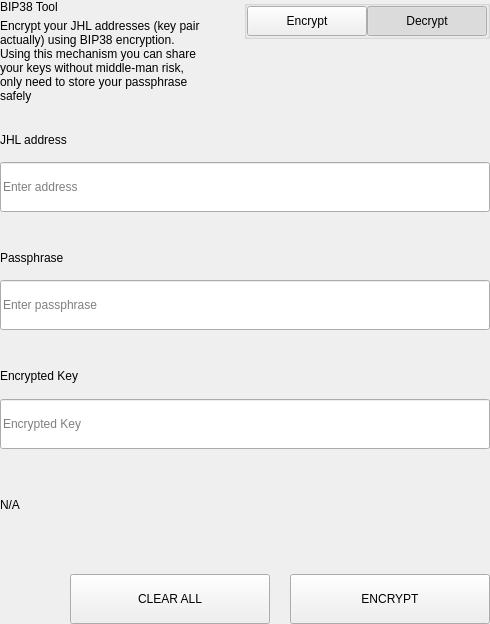
<?xml version="1.0" encoding="UTF-8"?>
<ui version="4.0">
 <class>SettingsBitToolWidget</class>
 <widget class="QWidget" name="SettingsBitToolWidget">
  <property name="geometry">
   <rect>
    <x>0</x>
    <y>0</y>
    <width>490</width>
    <height>624</height>
   </rect>
  </property>
  <property name="windowTitle">
   <string>Form</string>
  </property>
  <layout class="QVBoxLayout" name="verticalLayout">
   <property name="spacing">
    <number>0</number>
   </property>
   <property name="leftMargin">
    <number>0</number>
   </property>
   <property name="topMargin">
    <number>0</number>
   </property>
   <property name="rightMargin">
    <number>0</number>
   </property>
   <property name="bottomMargin">
    <number>0</number>
   </property>
   <item>
    <widget class="QWidget" name="left" native="true">
     <layout class="QVBoxLayout" name="verticalLayout_3">
      <property name="leftMargin">
       <number>0</number>
      </property>
      <property name="topMargin">
       <number>0</number>
      </property>
      <property name="rightMargin">
       <number>0</number>
      </property>
      <property name="bottomMargin">
       <number>0</number>
      </property>
      <item>
       <layout class="QVBoxLayout" name="verticalLayout_2">
        <property name="spacing">
         <number>0</number>
        </property>
        <item>
         <layout class="QHBoxLayout" name="horizontalLayout_3" stretch="3,1">
          <property name="spacing">
           <number>40</number>
          </property>
          <item>
           <layout class="QVBoxLayout" name="verticalLayoutTitle">
            <property name="spacing">
             <number>5</number>
            </property>
            <item>
             <widget class="QLabel" name="labelTitle">
              <property name="text">
               <string>BIP38 Tool</string>
              </property>
             </widget>
            </item>
            <item>
             <widget class="QLabel" name="labelSubtitle1">
              <property name="text">
               <string>Encrypt your JHL addresses (key pair actually) using BIP38 encryption.
Using this mechanism you can share your keys without middle-man risk, only need to store your passphrase safely</string>
              </property>
              <property name="wordWrap">
               <bool>true</bool>
              </property>
             </widget>
            </item>
           </layout>
          </item>
          <item alignment="Qt::AlignTop">
           <widget class="QGroupBox" name="groupBox">
            <property name="title">
             <string/>
            </property>
            <property name="alignment">
             <set>Qt::AlignLeading|Qt::AlignLeft|Qt::AlignTop</set>
            </property>
            <layout class="QHBoxLayout" name="horizontalLayout_4">
             <property name="spacing">
              <number>0</number>
             </property>
             <property name="leftMargin">
              <number>0</number>
             </property>
             <property name="topMargin">
              <number>0</number>
             </property>
             <property name="rightMargin">
              <number>0</number>
             </property>
             <property name="bottomMargin">
              <number>0</number>
             </property>
             <item>
              <spacer name="horizontalSpacer">
               <property name="orientation">
                <enum>Qt::Horizontal</enum>
               </property>
               <property name="sizeHint" stdset="0">
                <size>
                 <width>40</width>
                 <height>20</height>
                </size>
               </property>
              </spacer>
             </item>
             <item>
              <widget class="QPushButton" name="pushLeft">
               <property name="minimumSize">
                <size>
                 <width>120</width>
                 <height>30</height>
                </size>
               </property>
               <property name="maximumSize">
                <size>
                 <width>120</width>
                 <height>30</height>
                </size>
               </property>
               <property name="focusPolicy">
                <enum>Qt::NoFocus</enum>
               </property>
               <property name="text">
                <string>Encrypt</string>
               </property>
               <property name="checkable">
                <bool>true</bool>
               </property>
               <property name="autoExclusive">
                <bool>true</bool>
               </property>
              </widget>
             </item>
             <item>
              <widget class="QPushButton" name="pushRight">
               <property name="minimumSize">
                <size>
                 <width>120</width>
                 <height>30</height>
                </size>
               </property>
               <property name="maximumSize">
                <size>
                 <width>120</width>
                 <height>30</height>
                </size>
               </property>
               <property name="focusPolicy">
                <enum>Qt::NoFocus</enum>
               </property>
               <property name="text">
                <string>Decrypt</string>
               </property>
               <property name="checkable">
                <bool>true</bool>
               </property>
               <property name="checked">
                <bool>true</bool>
               </property>
               <property name="autoExclusive">
                <bool>true</bool>
               </property>
              </widget>
             </item>
            </layout>
           </widget>
          </item>
         </layout>
        </item>
        <item>
         <widget class="QStackedWidget" name="stackedWidget">
          <property name="currentIndex">
           <number>1</number>
          </property>
          <widget class="QWidget" name="pageDecrypt">
           <layout class="QVBoxLayout" name="verticalLayout_5">
            <property name="spacing">
             <number>0</number>
            </property>
            <property name="leftMargin">
             <number>0</number>
            </property>
            <property name="topMargin">
             <number>0</number>
            </property>
            <property name="rightMargin">
             <number>0</number>
            </property>
            <property name="bottomMargin">
             <number>0</number>
            </property>
            <item>
             <widget class="QWidget" name="widget" native="true">
              <property name="minimumSize">
               <size>
                <width>0</width>
                <height>100</height>
               </size>
              </property>
              <layout class="QVBoxLayout" name="verticalLayout_4">
               <property name="spacing">
                <number>0</number>
               </property>
               <property name="leftMargin">
                <number>0</number>
               </property>
               <property name="topMargin">
                <number>0</number>
               </property>
               <property name="rightMargin">
                <number>0</number>
               </property>
               <property name="bottomMargin">
                <number>0</number>
               </property>
               <item>
                <spacer name="verticalSpacer_2">
                 <property name="orientation">
                  <enum>Qt::Vertical</enum>
                 </property>
                 <property name="sizeType">
                  <enum>QSizePolicy::Fixed</enum>
                 </property>
                 <property name="sizeHint" stdset="0">
                  <size>
                   <width>20</width>
                   <height>20</height>
                  </size>
                 </property>
                </spacer>
               </item>
               <item>
                <layout class="QHBoxLayout" name="horizontalLayout_6" stretch="2">
                 <property name="spacing">
                  <number>0</number>
                 </property>
                 <item>
                  <layout class="QVBoxLayout" name="verticalLayout_7">
                   <property name="spacing">
                    <number>9</number>
                   </property>
                   <item>
                    <widget class="QLabel" name="labelSubtitleKey">
                     <property name="minimumSize">
                      <size>
                       <width>0</width>
                       <height>20</height>
                      </size>
                     </property>
                     <property name="maximumSize">
                      <size>
                       <width>16777215</width>
                       <height>20</height>
                      </size>
                     </property>
                     <property name="text">
                      <string>Encrypted key</string>
                     </property>
                    </widget>
                   </item>
                   <item>
                    <widget class="QLineEdit" name="lineEditKey">
                     <property name="minimumSize">
                      <size>
                       <width>0</width>
                       <height>50</height>
                      </size>
                     </property>
                     <property name="maximumSize">
                      <size>
                       <width>16777215</width>
                       <height>50</height>
                      </size>
                     </property>
                     <property name="placeholderText">
                      <string>Enter a encrypted key</string>
                     </property>
                    </widget>
                   </item>
                  </layout>
                 </item>
                </layout>
               </item>
               <item>
                <spacer name="verticalSpacer_3">
                 <property name="orientation">
                  <enum>Qt::Vertical</enum>
                 </property>
                 <property name="sizeType">
                  <enum>QSizePolicy::Fixed</enum>
                 </property>
                 <property name="sizeHint" stdset="0">
                  <size>
                   <width>20</width>
                   <height>20</height>
                  </size>
                 </property>
                </spacer>
               </item>
               <item>
                <layout class="QVBoxLayout" name="verticalLayout_9">
                 <property name="spacing">
                  <number>9</number>
                 </property>
                 <item>
                  <widget class="QLabel" name="labelSubtitlePassphrase">
                   <property name="maximumSize">
                    <size>
                     <width>16777215</width>
                     <height>20</height>
                    </size>
                   </property>
                   <property name="text">
                    <string>Passphrase</string>
                   </property>
                  </widget>
                 </item>
                 <item>
                  <widget class="QLineEdit" name="lineEditPassphrase">
                   <property name="minimumSize">
                    <size>
                     <width>0</width>
                     <height>50</height>
                    </size>
                   </property>
                   <property name="maximumSize">
                    <size>
                     <width>16777215</width>
                     <height>50</height>
                    </size>
                   </property>
                   <property name="placeholderText">
                    <string>Enter a passphrase</string>
                   </property>
                  </widget>
                 </item>
                </layout>
               </item>
               <item>
                <spacer name="verticalSpacer_4">
                 <property name="orientation">
                  <enum>Qt::Vertical</enum>
                 </property>
                 <property name="sizeType">
                  <enum>QSizePolicy::Fixed</enum>
                 </property>
                 <property name="sizeHint" stdset="0">
                  <size>
                   <width>20</width>
                   <height>20</height>
                  </size>
                 </property>
                </spacer>
               </item>
               <item>
                <widget class="QWidget" name="widget_3" native="true">
                 <property name="sizePolicy">
                  <sizepolicy hsizetype="Preferred" vsizetype="Fixed">
                   <horstretch>0</horstretch>
                   <verstretch>0</verstretch>
                  </sizepolicy>
                 </property>
                 <layout class="QVBoxLayout" name="verticalLayout_10">
                  <property name="spacing">
                   <number>9</number>
                  </property>
                  <property name="leftMargin">
                   <number>0</number>
                  </property>
                  <property name="topMargin">
                   <number>0</number>
                  </property>
                  <property name="rightMargin">
                   <number>0</number>
                  </property>
                  <property name="bottomMargin">
                   <number>0</number>
                  </property>
                  <item>
                   <widget class="QLabel" name="labelSubtitleDecryptResult">
                    <property name="minimumSize">
                     <size>
                      <width>0</width>
                      <height>20</height>
                     </size>
                    </property>
                    <property name="maximumSize">
                     <size>
                      <width>16777215</width>
                      <height>20</height>
                     </size>
                    </property>
                    <property name="text">
                     <string>Decrypted address result</string>
                    </property>
                   </widget>
                  </item>
                  <item>
                   <widget class="QWidget" name="widget_4" native="true">
                    <layout class="QHBoxLayout" name="horizontalLayout" stretch="6,0,1">
                     <property name="spacing">
                      <number>0</number>
                     </property>
                     <property name="leftMargin">
                      <number>0</number>
                     </property>
                     <property name="topMargin">
                      <number>0</number>
                     </property>
                     <property name="rightMargin">
                      <number>0</number>
                     </property>
                     <property name="bottomMargin">
                      <number>0</number>
                     </property>
                     <item alignment="Qt::AlignVCenter">
                      <widget class="QLineEdit" name="lineEditDecryptResult">
                       <property name="minimumSize">
                        <size>
                         <width>0</width>
                         <height>50</height>
                        </size>
                       </property>
                       <property name="maximumSize">
                        <size>
                         <width>16777215</width>
                         <height>50</height>
                        </size>
                       </property>
                       <property name="placeholderText">
                        <string>Decrypted Address</string>
                       </property>
                      </widget>
                     </item>
                     <item>
                      <spacer name="horizontalSpacer_4">
                       <property name="orientation">
                        <enum>Qt::Horizontal</enum>
                       </property>
                       <property name="sizeType">
                        <enum>QSizePolicy::Fixed</enum>
                       </property>
                       <property name="sizeHint" stdset="0">
                        <size>
                         <width>20</width>
                         <height>50</height>
                        </size>
                       </property>
                      </spacer>
                     </item>
                     <item>
                      <widget class="QPushButton" name="pushButtonImport">
                       <property name="minimumSize">
                        <size>
                         <width>140</width>
                         <height>40</height>
                        </size>
                       </property>
                       <property name="text">
                        <string>Import Address</string>
                       </property>
                      </widget>
                     </item>
                    </layout>
                   </widget>
                  </item>
                 </layout>
                </widget>
               </item>
               <item>
                <widget class="QLabel" name="statusLabel_DEC">
                 <property name="maximumSize">
                  <size>
                   <width>16777215</width>
                   <height>40</height>
                  </size>
                 </property>
                 <property name="text">
                  <string/>
                 </property>
                </widget>
               </item>
               <item>
                <spacer name="verticalSpacer">
                 <property name="orientation">
                  <enum>Qt::Vertical</enum>
                 </property>
                 <property name="sizeType">
                  <enum>QSizePolicy::Preferred</enum>
                 </property>
                 <property name="sizeHint" stdset="0">
                  <size>
                   <width>20</width>
                   <height>20</height>
                  </size>
                 </property>
                </spacer>
               </item>
               <item>
                <layout class="QHBoxLayout" name="horizontalLayout_7">
                 <property name="spacing">
                  <number>0</number>
                 </property>
                 <item>
                  <spacer name="horizontalSpacer_5">
                   <property name="orientation">
                    <enum>Qt::Horizontal</enum>
                   </property>
                   <property name="sizeType">
                    <enum>QSizePolicy::Expanding</enum>
                   </property>
                   <property name="sizeHint" stdset="0">
                    <size>
                     <width>40</width>
                     <height>20</height>
                    </size>
                   </property>
                  </spacer>
                 </item>
                 <item>
                  <widget class="QPushButton" name="pushButtonDecryptClear">
                   <property name="minimumSize">
                    <size>
                     <width>200</width>
                     <height>50</height>
                    </size>
                   </property>
                   <property name="maximumSize">
                    <size>
                     <width>200</width>
                     <height>50</height>
                    </size>
                   </property>
                   <property name="text">
                    <string>CLEAR</string>
                   </property>
                  </widget>
                 </item>
                 <item>
                  <spacer name="horizontalSpacer_3">
                   <property name="orientation">
                    <enum>Qt::Horizontal</enum>
                   </property>
                   <property name="sizeType">
                    <enum>QSizePolicy::Fixed</enum>
                   </property>
                   <property name="sizeHint" stdset="0">
                    <size>
                     <width>20</width>
                     <height>20</height>
                    </size>
                   </property>
                  </spacer>
                 </item>
                 <item>
                  <widget class="QPushButton" name="pushButtonDecrypt">
                   <property name="minimumSize">
                    <size>
                     <width>200</width>
                     <height>50</height>
                    </size>
                   </property>
                   <property name="maximumSize">
                    <size>
                     <width>200</width>
                     <height>50</height>
                    </size>
                   </property>
                   <property name="text">
                    <string>DECRYPT KEY</string>
                   </property>
                  </widget>
                 </item>
                </layout>
               </item>
              </layout>
             </widget>
            </item>
           </layout>
          </widget>
          <widget class="QWidget" name="pageEncrypt">
           <layout class="QVBoxLayout" name="verticalLayout_11">
            <property name="spacing">
             <number>0</number>
            </property>
            <property name="leftMargin">
             <number>0</number>
            </property>
            <property name="topMargin">
             <number>0</number>
            </property>
            <property name="rightMargin">
             <number>0</number>
            </property>
            <property name="bottomMargin">
             <number>0</number>
            </property>
            <item>
             <spacer name="verticalSpacer_8">
              <property name="orientation">
               <enum>Qt::Vertical</enum>
              </property>
              <property name="sizeType">
               <enum>QSizePolicy::Fixed</enum>
              </property>
              <property name="sizeHint" stdset="0">
               <size>
                <width>20</width>
                <height>20</height>
               </size>
              </property>
             </spacer>
            </item>
            <item>
             <widget class="QWidget" name="containerAddressEnc" native="true">
              <layout class="QVBoxLayout" name="containerAddressEncLayout">
               <property name="spacing">
                <number>5</number>
               </property>
               <property name="leftMargin">
                <number>0</number>
               </property>
               <property name="topMargin">
                <number>0</number>
               </property>
               <property name="rightMargin">
                <number>0</number>
               </property>
               <property name="bottomMargin">
                <number>0</number>
               </property>
               <item>
                <widget class="QLabel" name="labelSubtitleAddress">
                 <property name="minimumSize">
                  <size>
                   <width>0</width>
                   <height>20</height>
                  </size>
                 </property>
                 <property name="maximumSize">
                  <size>
                   <width>16777215</width>
                   <height>20</height>
                  </size>
                 </property>
                 <property name="text">
                  <string>JHL address</string>
                 </property>
                </widget>
               </item>
               <item>
                <widget class="QLineEdit" name="addressIn_ENC">
                 <property name="minimumSize">
                  <size>
                   <width>0</width>
                   <height>50</height>
                  </size>
                 </property>
                 <property name="placeholderText">
                  <string>Enter address</string>
                 </property>
                </widget>
               </item>
              </layout>
             </widget>
            </item>
            <item>
             <spacer name="verticalSpacer_6">
              <property name="orientation">
               <enum>Qt::Vertical</enum>
              </property>
              <property name="sizeType">
               <enum>QSizePolicy::Fixed</enum>
              </property>
              <property name="sizeHint" stdset="0">
               <size>
                <width>20</width>
                <height>20</height>
               </size>
              </property>
             </spacer>
            </item>
            <item>
             <widget class="QWidget" name="containerAddress" native="true">
              <layout class="QHBoxLayout" name="horizontalLayout_9" stretch="2">
               <property name="spacing">
                <number>0</number>
               </property>
               <property name="leftMargin">
                <number>0</number>
               </property>
               <property name="topMargin">
                <number>0</number>
               </property>
               <property name="rightMargin">
                <number>0</number>
               </property>
               <property name="bottomMargin">
                <number>0</number>
               </property>
               <item>
                <layout class="QVBoxLayout" name="verticalLayout_8">
                 <property name="spacing">
                  <number>5</number>
                 </property>
                 <item>
                  <widget class="QLabel" name="labelSubtitleMessage">
                   <property name="minimumSize">
                    <size>
                     <width>0</width>
                     <height>20</height>
                    </size>
                   </property>
                   <property name="maximumSize">
                    <size>
                     <width>16777215</width>
                     <height>20</height>
                    </size>
                   </property>
                   <property name="text">
                    <string>Passphrase</string>
                   </property>
                  </widget>
                 </item>
                 <item>
                  <widget class="QLineEdit" name="passphraseIn_ENC">
                   <property name="minimumSize">
                    <size>
                     <width>0</width>
                     <height>50</height>
                    </size>
                   </property>
                   <property name="maximumSize">
                    <size>
                     <width>16777215</width>
                     <height>50</height>
                    </size>
                   </property>
                   <property name="placeholderText">
                    <string>Enter passphrase</string>
                   </property>
                  </widget>
                 </item>
                </layout>
               </item>
              </layout>
             </widget>
            </item>
            <item>
             <spacer name="verticalSpacer_7">
              <property name="orientation">
               <enum>Qt::Vertical</enum>
              </property>
              <property name="sizeType">
               <enum>QSizePolicy::Fixed</enum>
              </property>
              <property name="sizeHint" stdset="0">
               <size>
                <width>20</width>
                <height>20</height>
               </size>
              </property>
             </spacer>
            </item>
            <item>
             <widget class="QWidget" name="widget_2" native="true">
              <property name="minimumSize">
               <size>
                <width>0</width>
                <height>75</height>
               </size>
              </property>
              <property name="maximumSize">
               <size>
                <width>16777215</width>
                <height>16777215</height>
               </size>
              </property>
              <layout class="QVBoxLayout" name="verticalLayout_6">
               <property name="leftMargin">
                <number>0</number>
               </property>
               <property name="topMargin">
                <number>0</number>
               </property>
               <property name="rightMargin">
                <number>0</number>
               </property>
               <property name="bottomMargin">
                <number>0</number>
               </property>
               <item>
                <widget class="QLabel" name="labelSubtitleEncryptedKey">
                 <property name="minimumSize">
                  <size>
                   <width>0</width>
                   <height>20</height>
                  </size>
                 </property>
                 <property name="maximumSize">
                  <size>
                   <width>16777215</width>
                   <height>20</height>
                  </size>
                 </property>
                 <property name="text">
                  <string>Encrypted Key</string>
                 </property>
                </widget>
               </item>
               <item>
                <widget class="QLineEdit" name="encryptedKeyOut_ENC">
                 <property name="minimumSize">
                  <size>
                   <width>0</width>
                   <height>50</height>
                  </size>
                 </property>
                 <property name="placeholderText">
                  <string>Encrypted Key</string>
                 </property>
                </widget>
               </item>
              </layout>
             </widget>
            </item>
            <item>
             <widget class="QLabel" name="statusLabel_ENC">
              <property name="text">
               <string notr="true">N/A</string>
              </property>
             </widget>
            </item>
            <item>
             <spacer name="verticalSpacer_5">
              <property name="orientation">
               <enum>Qt::Vertical</enum>
              </property>
              <property name="sizeType">
               <enum>QSizePolicy::Fixed</enum>
              </property>
              <property name="sizeHint" stdset="0">
               <size>
                <width>20</width>
                <height>20</height>
               </size>
              </property>
             </spacer>
            </item>
            <item>
             <layout class="QHBoxLayout" name="horizontalLayout_8">
              <property name="spacing">
               <number>0</number>
              </property>
              <item>
               <spacer name="horizontalSpacer_6">
                <property name="orientation">
                 <enum>Qt::Horizontal</enum>
                </property>
                <property name="sizeType">
                 <enum>QSizePolicy::Expanding</enum>
                </property>
                <property name="sizeHint" stdset="0">
                 <size>
                  <width>40</width>
                  <height>20</height>
                 </size>
                </property>
               </spacer>
              </item>
              <item>
               <widget class="QPushButton" name="pushButtonClear">
                <property name="minimumSize">
                 <size>
                  <width>200</width>
                  <height>50</height>
                 </size>
                </property>
                <property name="focusPolicy">
                 <enum>Qt::NoFocus</enum>
                </property>
                <property name="text">
                 <string>CLEAR ALL</string>
                </property>
               </widget>
              </item>
              <item>
               <spacer name="horizontalSpacer_2">
                <property name="orientation">
                 <enum>Qt::Horizontal</enum>
                </property>
                <property name="sizeType">
                 <enum>QSizePolicy::Fixed</enum>
                </property>
                <property name="sizeHint" stdset="0">
                 <size>
                  <width>20</width>
                  <height>20</height>
                 </size>
                </property>
               </spacer>
              </item>
              <item>
               <widget class="QPushButton" name="pushButtonEncrypt">
                <property name="minimumSize">
                 <size>
                  <width>200</width>
                  <height>50</height>
                 </size>
                </property>
                <property name="maximumSize">
                 <size>
                  <width>200</width>
                  <height>50</height>
                 </size>
                </property>
                <property name="focusPolicy">
                 <enum>Qt::NoFocus</enum>
                </property>
                <property name="text">
                 <string>ENCRYPT</string>
                </property>
               </widget>
              </item>
             </layout>
            </item>
           </layout>
          </widget>
         </widget>
        </item>
       </layout>
      </item>
     </layout>
    </widget>
   </item>
  </layout>
 </widget>
 <resources/>
 <connections/>
</ui>
